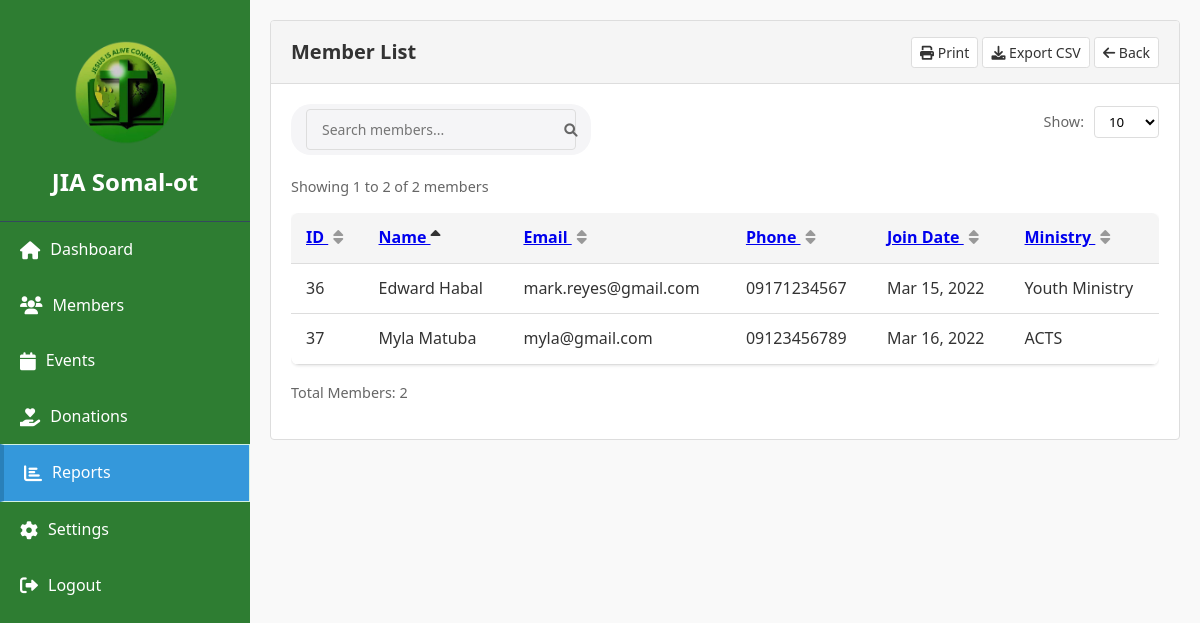
The app's page /member_list_report.php (signed in) with its own data.
### tables this page shows
CREATE TABLE `members` (
  `id` int(11) NOT NULL,
  `name` varchar(100) NOT NULL,
  `email` varchar(100) DEFAULT NULL,
  `phone` varchar(20) DEFAULT NULL,
  `address` text DEFAULT NULL,
  `date_of_birth` date DEFAULT NULL,
  `date_added` timestamp NOT NULL DEFAULT current_timestamp(),
  `last_updated` timestamp NOT NULL DEFAULT current_timestamp() ON UPDATE current_timestamp(),
  `last_name` varchar(100) DEFAULT NULL,
  `first_name` varchar(100) DEFAULT NULL,
  `city` varchar(255) DEFAULT NULL,
  `state` varchar(255) DEFAULT NULL,
  `zip` varchar(20) DEFAULT NULL,
  `gender` varchar(20) DEFAULT NULL,
  `join_date` date DEFAULT NULL,
  `ministry` varchar(255) DEFAULT NULL,
  `notes` text DEFAULT NULL,
  `profile_photo` varchar(255) DEFAULT 'default.jpg',
  `membership_status` enum('Active','Inactive','Visitor','New Member') DEFAULT 'Active',
  `updated_at` timestamp NOT NULL DEFAULT current_timestamp() ON UPDATE current_timestamp(),
  `created_at` timestamp NOT NULL DEFAULT current_timestamp(),
  `status` varchar(50) DEFAULT NULL,
  `date_joined` date DEFAULT NULL
);

### member_list_report.php (the view, shortened to what this page needs)
<?php
require_once 'config/db.php';
$records_per_page = isset($_GET['limit']) ? intval($_GET['limit']) : 10;
$page = isset($_GET['page']) ? intval($_GET['page']) : 1;
$offset = ($page - 1) * $records_per_page;
$search = isset($_GET['search']) ? mysqli_real_escape_string($conn, $_GET['search']) : '';
$search_condition = '';
$sort_column = isset($_GET['sort']) ? mysqli_real_escape_string($conn, $_GET['sort']) : 'last_name';
$sort_order = isset($_GET['order']) && $_GET['order'] == 'desc' ? 'DESC' : 'ASC';
$query = "SELECT id, first_name, last_name, email, phone, join_date, ministry FROM members$search_condition
        ORDER BY $sort_column $sort_order LIMIT $offset, $records_per_page";
$members = mysqli_query($conn, $query);
$count_query = "SELECT COUNT(*) as total FROM members$search_condition";
$count_result = mysqli_query($conn, $count_query);
$count_row = mysqli_fetch_assoc($count_result);
$total_records = $count_row ? $count_row['total'] : 0;
?>
<!DOCTYPE html>
<html lang="en">
<head>
  <link rel="stylesheet" href="css/style.css">
  <link rel="stylesheet" href="https://cdnjs.cloudflare.com/ajax/libs/font-awesome/6.0.0-beta3/css/all.min.css">
</head>
<body>
  <div class="sidebar no-print">
      <div class="logo">
          <img src="img/jia.png" alt="JIA Somal-ot Logo" style="max-width: 50%;">
          <h2>JIA Somal-ot</h2>
      </div>
      <ul class="nav-links">
          <li><a href="index.php"><i class="fas fa-home"></i> Dashboard</a></li>
          <li><a href="members.php"><i class="fas fa-users"></i> Members</a></li>
          <li><a href="events.php"><i class="fas fa-calendar"></i> Events</a></li>
          <li><a href="donations.php"><i class="fas fa-hand-holding-heart"></i> Donations</a></li>
          <li><a href="reports.php" class="active"><i class="fas fa-chart-bar"></i> Reports</a></li>
          <li><a href="settings.php"><i class="fas fa-cog"></i> Settings</a></li>
          <li><a href="logout.php"><i class="fas fa-sign-out-alt"></i> Logout</a></li>
      </ul>
  </div>
  <div class="main-content">
      <div class="card">
          <div class="card-header">
              <h1 class="card-title">Member List</h1>
              <div class="btn-group no-print">
                  <button onclick="window.print()" class="btn btn-sm">
                      <i class="fas fa-print"></i> Print
                  </button>
                  <a href="member_list_report.php?download=csv<?php echo !empty($search) ? '&search='.$search : ''; ?>&sort=<?php echo $sort_column; ?>&order=<?php echo $sort_order; ?>" class="btn btn-sm">
                      <i class="fas fa-download"></i> Export CSV
                  </a>
                  <a href="reports.php" class="btn btn-sm">
                      <i class="fas fa-arrow-left"></i> Back
                  </a>
              </div>
          </div>
          <div class="card-body">
              <div class="action-bar no-print">
                  <form action="" method="GET" class="search-container">
                      <input type="text" name="search" placeholder="Search members..." value="<?php echo htmlspecialchars($search); ?>">
                      <button type="submit"><i class="fas fa-search"></i></button>
                  </form>
                  <div class="limit-selector">
                      <label for="limit">Show:</label>
                      <select name="limit" id="limit" onchange="changeLimit(this.value)">
                          <option value="10" <?php echo $records_per_page == 10 ? 'selected' : ''; ?>>10</option>
                      </select>
                  </div>
              </div>
              <div class="records-info no-print">
                  <?php
                  $start_record = min(($page - 1) * $records_per_page + 1, $total_records);
                  $end_record = min($start_record + $records_per_page - 1, $total_records);
                  if ($total_records > 0) {
                      echo "Showing $start_record to $end_record of $total_records members";
                  } else {
                      echo "No members found";
                      if (!empty($search)) {
                          echo " matching '$search'";
                      }
                  }
                  ?>
              </div>
              <div class="table-responsive">
                  <table>
                      <thead>
                          <tr>
                              <th>
                                  <a href="?sort=id&order=<?php echo $sort_column == 'id' && $sort_order == 'ASC' ? 'desc' : 'asc'; ?><?php echo !empty($search) ? '&search='.$search : ''; ?>&limit=<?php echo $records_per_page; ?>&page=<?php echo $page; ?>">
                                      ID
                                      <?php if ($sort_column == 'id'): ?>
                                          <i class="fas fa-sort-<?php echo $sort_order == 'ASC' ? 'up' : 'down'; ?> active-sort"></i>
                                      <?php else: ?>
                                          <i class="fas fa-sort sort-icon"></i>
                                      <?php endif; ?>
                                  </a>
                              </th>
                              <th>
                                  <a href="?sort=last_name&order=<?php echo $sort_column == 'last_name' && $sort_order == 'ASC' ? 'desc' : 'asc'; ?><?php echo !empty($search) ? '&search='.$search : ''; ?>&limit=<?php echo $records_per_page; ?>&page=<?php echo $page; ?>">
                                      Name
                                      <?php if ($sort_column == 'last_name'): ?>
                                          <i class="fas fa-sort-<?php echo $sort_order == 'ASC' ? 'up' : 'down'; ?> active-sort"></i>
                                      <?php else: ?>
                                          <i class="fas fa-sort sort-icon"></i>
                                      <?php endif; ?>
                                  </a>
                              </th>
                              <th>
                                  <a href="?sort=email&order=<?php echo $sort_column == 'email' && $sort_order == 'ASC' ? 'desc' : 'asc'; ?><?php echo !empty($search) ? '&search='.$search : ''; ?>&limit=<?php echo $records_per_page; ?>&page=<?php echo $page; ?>">
                                      Email
                                      <?php if ($sort_column == 'email'): ?>
                                          <i class="fas fa-sort-<?php echo $sort_order == 'ASC' ? 'up' : 'down'; ?> active-sort"></i>
                                      <?php else: ?>
                                          <i class="fas fa-sort sort-icon"></i>
                                      <?php endif; ?>
                                  </a>
                              </th>
                              <th>
                                  <a href="?sort=phone&order=<?php echo $sort_column == 'phone' && $sort_order == 'ASC' ? 'desc' : 'asc'; ?><?php echo !empty($search) ? '&search='.$search : ''; ?>&limit=<?php echo $records_per_page; ?>&page=<?php echo $page; ?>">
                                      Phone
                                      <?php if ($sort_column == 'phone'): ?>
                                          <i class="fas fa-sort-<?php echo $sort_order == 'ASC' ? 'up' : 'down'; ?> active-sort"></i>
                                      <?php else: ?>
                                          <i class="fas fa-sort sort-icon"></i>
                                      <?php endif; ?>
                                  </a>
                              </th>
                              <th>
                                  <a href="?sort=join_date&order=<?php echo $sort_column == 'join_date' && $sort_order == 'ASC' ? 'desc' : 'asc'; ?><?php echo !empty($search) ? '&search='.$search : ''; ?>&limit=<?php echo $records_per_page; ?>&page=<?php echo $page; ?>">
                                      Join Date
                                      <?php if ($sort_column == 'join_date'): ?>
                                          <i class="fas fa-sort-<?php echo $sort_order == 'ASC' ? 'up' : 'down'; ?> active-sort"></i>
                                      <?php else: ?>
                                          <i class="fas fa-sort sort-icon"></i>
                                      <?php endif; ?>
                                  </a>
                              </th>
                              <th>
                                  <a href="?sort=ministry&order=<?php echo $sort_column == 'ministry' && $sort_order == 'ASC' ? 'desc' : 'asc'; ?><?php echo !empty($search) ? '&search='.$search : ''; ?>&limit=<?php echo $records_per_page; ?>&page=<?php echo $page; ?>">
                                      Ministry
                                      <?php if ($sort_column == 'ministry'): ?>
                                          <i class="fas fa-sort-<?php echo $sort_order == 'ASC' ? 'up' : 'down'; ?> active-sort"></i>
                                      <?php else: ?>
                                          <i class="fas fa-sort sort-icon"></i>
                                      <?php endif; ?>
                                  </a>
                              </th>
                          </tr>
                      </thead>
                      <tbody>
                          <?php if ($members && mysqli_num_rows($members) > 0): ?>
                              <?php while($member = mysqli_fetch_assoc($members)): ?>
                                  <tr>
                                      <td><?php echo $member['id']; ?></td>
                                      <td><?php echo htmlspecialchars($member['first_name'] . ' ' . $member['last_name']); ?></td>
                                      <td><?php echo htmlspecialchars($member['email']); ?></td>
                                      <td><?php echo $member['phone'] ? htmlspecialchars($member['phone']) : 'N/A'; ?></td>
                                      <td><?php echo $member['join_date'] ? date('M d, Y', strtotime($member['join_date'])) : 'N/A'; ?></td>
                                      <td><?php echo $member['ministry'] ? htmlspecialchars($member['ministry']) : 'N/A'; ?></td>
                                  </tr>
                              <?php endwhile; ?>
                          <?php endif; ?>
                      </tbody>
                  </table>
              </div>
              <div class="records-info">
                  <p>Total Members: <?php echo $total_records; ?></p>
              </div>
          </div>
      </div>
  </div>
</body>
</html>

### css/style.css (style rules this page uses)
* { margin: 0; padding: 0; box-sizing: border-box; font-family: 'Segoe UI', Tahoma, Geneva, Verdana, sans-serif; }
body { background-color: #f5f5f5; color: #333; }
.sidebar { width: 250px; height: 100vh; position: fixed; top: 0; left: 0; background-color: #2e7d32; color: #fff; overflow-y: auto; display: flex; flex-direction: column; align-items: center; padding-top: 20px; z-index: 1000; }
.main-content { margin-left: 250px; padding: 20px; }
.logo { padding: 20px; text-align: center; border-bottom: 1px solid #34495e; }
.logo img { max-width: 80px; margin-bottom: 10px; }
.logo h2 { font-size: 1.5rem; font-weight: 600; }
.nav-links { list-style: none; padding: 0; margin: 0; width: 100%; }
.nav-links li { width: 100%; }
.nav-links a { display: flex; align-items: center; padding: 15px 20px; color: #fff; text-decoration: none; font-size: 16px; transition: background-color 0.3s; }
.nav-links a.active { background-color: #3498db; color: #fff; border-left: 4px solid #2980b9; }
.nav-links a i { margin-right: 10px; font-size: 18px; }
.main-content { flex: 1; margin-left: 250px; transition: all 0.3s ease; }
.search-container { display: flex; align-items: center; background-color: #f5f5f7; border-radius: 20px; padding: 5px 15px; width: 300px; }
.search-container input { border: none; background: transparent; padding: 8px; width: 100%; outline: none; }
.search-container button { background: transparent; border: none; cursor: pointer; color: #7f8c8d; }
.btn { padding: 8px 16px; border-radius: 4px; border: none; cursor: pointer; font-weight: 500; transition: all 0.3s ease; }
table { width: 100%; border-collapse: collapse; background-color: #fff; border-radius: 8px; overflow: hidden; box-shadow: 0 1px 3px rgba(0, 0, 0, 0.1); }
thead { background-color: #f8f9fa; }
th { padding: 12px 15px; text-align: left; font-weight: 600; color: #2c3e50; border-bottom: 1px solid #e9ecef; }
td { padding: 12px 15px; border-bottom: 1px solid #e9ecef; }
.active { background-color: #e6f7ee; color: #27ae60; border: 1px solid #d1f2e4; }
.card-header { display: flex; justify-content: space-between; align-items: center; padding: 15px 20px; border-bottom: 1px solid #e9ecef; }

### records on screen
members: id "36", first_name+last_name "Edward Habal", email "mark.reyes@gmail.com", phone "09171234567", join_date "Mar 15, 2022", ministry "Youth Ministry"
members: id "37", first_name+last_name "Myla Matuba", email "myla@gmail.com", phone "09123456789", join_date "Mar 16, 2022", ministry "ACTS"

### other values on screen
$start_record "1"
$end_record "2"
$total_records "2"
